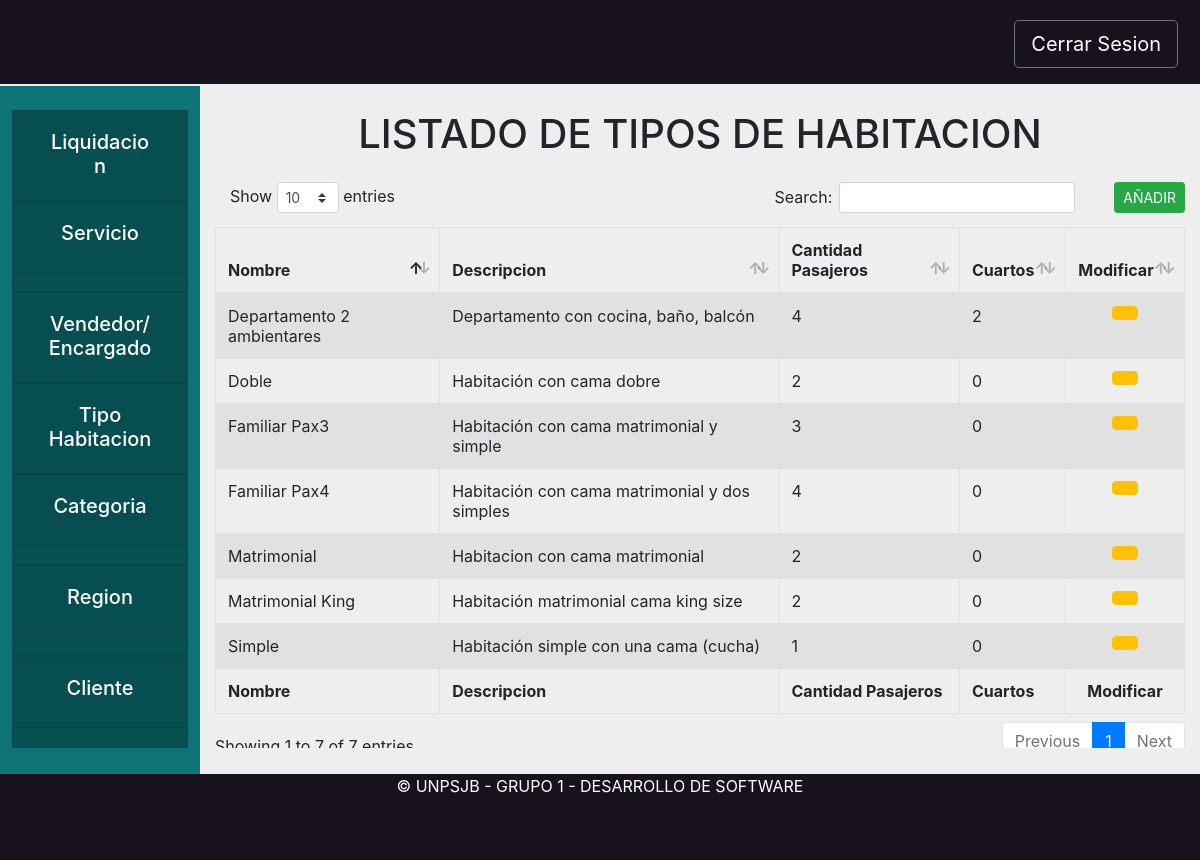
The app's page /core/tipoHabitacion with its own data.
### core/models.py (models this page shows, shortened)
class TipoHabitacion(models.Model):
    nombre = models.CharField(max_length=200)
    descripcion = models.CharField(max_length=800)
    pasajeros = models.PositiveSmallIntegerField()
    cuartos = models.PositiveSmallIntegerField(default = 0)
    def __str__(self):
        return self.nombre

### core/views.py (the view)
# urls.py: path('tipoHabitacion',views.tipoHabitacion, name="opcionTipoHabitacion"),
def tipoHabitacion(request):
    tiposHabitaciones = TipoHabitacion.objects.all()
    return render(request, "core/tipoHabitacionAdmin.html", {"tiposHabitaciones": tiposHabitaciones})

### core/templates/core/tipoHabitacionAdmin.html (shortened to what this page needs)
{% extends 'base/base_administrador.html'%}
{% load static %}
{% block content %}
<div class="formularioRegion" id="vistaLocalidades">
    <center>
        <h1 class="my-4">LISTADO DE TIPOS DE HABITACION</h1>
    </center>
    <table id="example1" class="table table-striped table-bordered" style="width:100%">
        <thead>
            <tr>
                <button type="button" class="btn btn-success ml-4 float-right btn-sm" data-toggle="modal"
                    data-target="#crearTipoHabitacion"
                    onclick="abrir_modal('{% url 'core:modalCrearTipoHabitacion' %}','#crearTipoHabitacion');">
                    AÑADIR</button>
                <th>Nombre</th>
                <th>Descripcion</th>
                <th>Cantidad Pasajeros</th>
                <th>Cuartos</th>
                <th>
                    <Center>Modificar</Center>
                </th>
            </tr>
        </thead>
        <tbody>
            {% for tipoHabitacion in tiposHabitaciones %}
            <tr>
                <td>{{tipoHabitacion.nombre}}</td>
                <td>{{tipoHabitacion.descripcion}}</td>
                <td>{{tipoHabitacion.pasajeros}}</td>
                <td>{{tipoHabitacion.cuartos}}</td>
                <td>
                    <center>
                        <button type="button" class="btn btn-warning" data-toggle="modal"
                            data-target="#modificarTipoHabitacion"
                            onclick="abrir_modal('{% url 'core:modalModificarTipoHabitacion' tipoHabitacion %}','#modificarTipoHabitacion');">
                        </button>
                    </center>
                </td>
            </tr>
            {% endfor %}
        </tbody>
        <tfoot>
            <tr>
                <th>Nombre</th>
                <th>Descripcion</th>
                <th>Cantidad Pasajeros</th>
                <th>Cuartos</th>
                <th>
                    <Center>Modificar</Center>
                </th>
            </tr>
        </tfoot>
    </table>
</div>
{% endblock content %}

### static/css/styleBase.css (style rules this page uses)
.bodyComplete { background-color: #eeeeee; width: 100%; height: 100%; }

### records on screen
TipoHabitacion: nombre "Simple", descripcion "Habitación simple con una cama (cucha)", pasajeros "1", cuartos "0"
TipoHabitacion: nombre "Doble", descripcion "Habitación con cama dobre", pasajeros "2", cuartos "0"
TipoHabitacion: nombre "Matrimonial", descripcion "Habitacion con cama matrimonial", pasajeros "2", cuartos "0"
TipoHabitacion: nombre "Matrimonial King", descripcion "Habitación matrimonial cama king size", pasajeros "2", cuartos "0"
TipoHabitacion: nombre "Familiar Pax3", descripcion "Habitación con cama matrimonial y simple", pasajeros "3", cuartos "0"
TipoHabitacion: nombre "Familiar Pax4", descripcion "Habitación con cama matrimonial y dos simples", pasajeros "4", cuartos "0"
TipoHabitacion: nombre "Departamento 2 ambientares", descripcion "Departamento con cocina, baño, balcón", pasajeros "4", cuartos "2"
